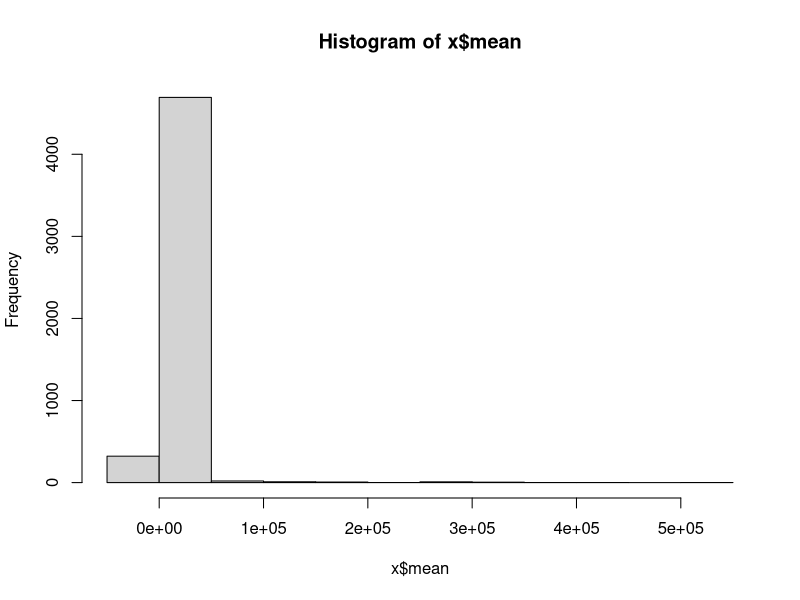

R code for this plot:
library(tidyverse)
library(here)
library(stringr)

# boxplot and mean-error figure data plus data from tables all in similar format and will be analysed in the same way
figure_data <- read_csv(here::here("data","digitised_data_summaryplot.csv")) %>% 
  select(-r)

summary_table_data <- read_csv(here::here("data","digitised_data_tables.csv"), na = c("na", "NA", "")) %>% 
  mutate(plot_type = "table_summary")

table_data <- list.files("output/individual_datasets", full.names = TRUE) %>% 
  purrr::map(readRDS) %>% 
  bind_rows() %>% 
  mutate(error_type = "sd", plot_type = "table_raw", se = NaN)

big_table <- bind_rows(figure_data, summary_table_data, table_data) %>% 
  separate(filename, into = c("study",NA), remove = F, extra = "drop")

# correct group ID label in study 

# "CL1_S0_N0_PH0_NA0" ->  "T1_S0_N0_PH0_NA0"

big_table <- big_table %>% 
  mutate(group_id = str_replace(group_id, "CL1_S0_N0_PH0_NA0", "T1_S0_N0_PH0_NA0"))

# write_tsv(big_table, file = "output/big_table.tsv") 

# examples where there is no error - all NAs - checked publication and no error given 
test <- big_table %>% 
  filter(is.na(sd)) %>% 
  filter(is.na(se)) %>% 
  filter (n > 1) %>% 
  filter (mean != "0")

# any cases where they are zeros and not NAs?
big_table %>% 
  filter(mean == "0") %>% 
  filter(sd == "0" & se == "0") 

big_table %>% 
  filter (sd == "0" & se == "0") 

big_table %>% 
  filter(is.na(se)) %>% 
  filter (sd == "0") 

big_table %>% 
  filter(is.na(sd)) %>% 
  filter (se == "0") %>% 
  filter (mean != "0")

head(test)
## scatterplots need some formatting 
scatter_data <- read_csv(here::here("data","digitised_data_scatter.csv"))

scatter_data <- scatter_data %>% 
  mutate( plot_type = "scatter")%>% 
  separate(.id, into = c("study",NA), remove = F, extra = "drop") %>% 
  rename (filename = .id, variable = id) 

unique((scatter_data %>% filter(study == "2877" & y_variable == "annelid abundance"))$filename)

# study 2877 is not technically a scatter plot but i used the scatter extraction tool to select numerical timepoints and then converted them to categorical variable 
# this study can be joined to big table as is essentially raw data and will be analysed in similar way 

study2877 <- scatter_data %>% filter(study == "2877") %>% 
  rename (group_id = variable)

convert_to_categ <- function(x, y){
  paste0(y, as.numeric(factor(x))-2)
}

study2877  <- study2877  %>% 
  rename (variable = y_variable, value = y) %>% 
  group_by(variable, group_id) %>% 
  mutate(timepoint = convert_to_categ(x, "TP")) %>% 
  unite("group_id", group_id, timepoint) %>% 
  mutate(variable = str_replace(variable, "  ", " ")) %>% 
  mutate(variable = str_replace(variable, "chaeborus abundance", "chaoborus abundance")) %>% 
  mutate(error_type = NaN, se = NaN, sd = NaN, n = 2) %>% 
  rename (weeks_post_stressor = x) %>% 
  select ( -col, - group, -pch, -x_variable) # some responses measured at more time points 

head(study2877)
unique(study2877$group_id)

# this could be pretty similar to final data format and has already been calculated as an effect size 

study1970<- scatter_data %>% filter(study == "1970")
unique(study1970$variable)

### now subset data to focus on sediment and nutrients 

x <- big_table %>%
  filter(str_detect(group_id, "[SN][0-9]_.*[SN][0-9]",)) 

sort(unique(x$group_id))
unique(x$study) # 15 studies 
unique(x$error_type)

x %>%
  filter(study == "1084") 

x <- big_table %>% 
  mutate(group_id = str_replace(group_id, "CL1_S0_N0_PH0_NA0", "T1_S0_N0_PH0_NA0"))

hist(x$mean)


